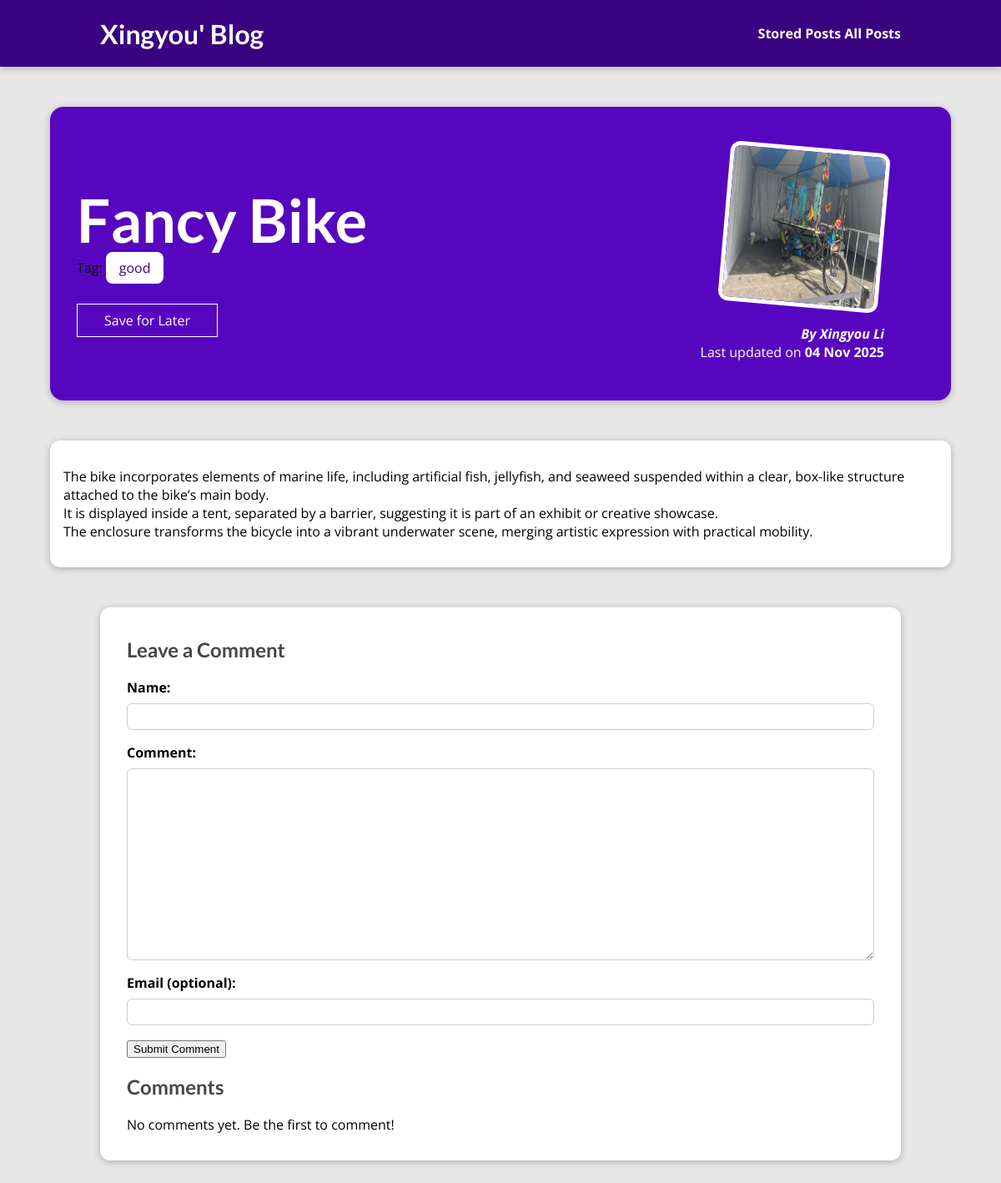
/posts/fancy-bike/, run on the app's committed database.
### blog/models.py (models this page shows, shortened)
class Post(models.Model):
    title = models.CharField(max_length=200)
    excerpt = models.CharField(max_length=500)
    image = models.ImageField(upload_to='posts/', null=True)
    date = models.DateField(auto_now=True)
    slug = models.SlugField(unique=True, db_index=True)
    content = models.TextField(validators=[MinLengthValidator(10)])
    author = models.ForeignKey(Author, on_delete=models.SET_NULL, null=True, related_name='posts' )
    tag = models.ManyToManyField(Tag)

class Tag(models.Model):
    caption = models.CharField(max_length=20, unique=True)

class Author(models.Model):
    first_name = models.CharField(max_length=50)
    last_name = models.CharField(max_length=50)
    email = models.EmailField()
    def __str__(self):
        return f"{self.first_name} {self.last_name}"

### blog/views.py (the view)
# urls.py: path('posts/<slug:slug>/', views.PostDetailView.as_view(), name='post-detail-page'),
class PostDetailView(DetailView):
    template_name = "blog/post-detail.html"
    model = Post
    def is_stored_post(self, request, post_id):
        stored_posts = request.session.get("stored_posts")
        if stored_posts is not None:
            return post_id in stored_posts
        return False
    def get_context_data(self, **kwargs):
        context = super().get_context_data(**kwargs)
        context["post"] = self.object
        context["tags"] = self.object.tag.all()
        context["comment_form"] = CommentForm()
        context["saved_for_later"] = self.is_stored_post(self.request, self.object.id)
        return context
    def post(self, request, *args, **kwargs):
        self.object = self.get_object()
        form = CommentForm(request.POST)
        if form.is_valid():
            comment = form.save(commit=False)
            comment.post = self.object
            comment.save()
            return redirect("post-detail-page", slug=self.object.slug)
        context = self.get_context_data(object=self.object)
        context["comment_form"] = form
        context["saved_for_later"] = self.is_stored_post(self.request, self.object.id)
        return self.render_to_response(context)

### blog/form.py
class CommentForm(forms.ModelForm):
    class Meta:
        model = Comment
        exclude = ('post', 'created_at',)
        labels = {
            'author_name': 'Name',
            'email': 'Email (optional)',
            'text': 'Comment',
        }

### blog/templates/blog/post-detail.html (shortened to what this page needs)
{% extends "base.html" %}
{% load static %}
{% block css_files %}
<link rel="stylesheet" href="{% static "blog/post-detail.css" %}" />
{% endblock %}
{% block content %}
<section id="summary">
  <h2>{{ post.title }}</h2>
  <div>Tag:
    {% for tag in tags%}
      <span class = "tag">{{ tag.caption }}</span>
    {% endfor %}
  </div>
  <div id="read-later">
    <form action="{% url 'read-later-page' %}" method="post">
    <button>
        {% if saved_for_later %}
          Remove from Read Later
        {% else %}
          Save for Later
        {% endif %}
    </button>
    </form>
  </div>
  <article>
    <img src="{{post.image.url}}" alt="{{ post.title }}" />
    <address>By <a href = "mailto:{{post.author.email}}">{{ post.author }}</a></address>
    <div>Last updated on <time>{{ post.date|date:"d M Y" }}</time></div>
  </article>
</section>
<main>
  {{ post.content|linebreaks }}
</main>
<section id="comments">
  <h2>Leave a Comment</h2>
  <form action="{% url "post-detail-page" post.slug %}" method="post">
    {% for form_field in comment_form%}
      <div class="form-control">
        {{ form_field.label_tag }}
        {{ form_field }}
      </div>
    {%endfor%}
    <button type="submit">Submit Comment</button>
  </form>
  <h2>Comments</h2>
  {% if post.comments.all %}
    <ul>
      {% for comment in post.comments.all %}
        <li>
          <p>By <a href = "mailto:{{comment.email}}">{{ comment.author_name }} </a> on <time>{{ comment.created_at|date:"d M Y H:i" }}</time></p>
          <p>{{ comment.text|linebreaks }}</p>
        </li>
      {% endfor %}
    </ul>
  {% else %}
    <p>No comments yet. Be the first to comment!</p>
  {% endif %}
</section>
{% endblock %}

### static/app.css (style rules this page uses)
* { box-sizing: border-box; }
html { font-family: 'Open Sans', 'Lato', sans-serif; }
body { margin: 0; }
h1, h2, h3 { font-family: 'Lato', sans-serif; font-weight: bold; }

### blog/static/blog/post-detail.css (style rules this page uses)
body { background-color: #e7e7e7; }
#summary { margin: 8rem auto 3rem auto; padding: 2rem; width: 90%; max-width: 90rem; border-radius: 16px; background-color: #5706c0; position: relative; box-shadow: 0 2px 8px rgba(0, 0, 0, 0.25); height: 22rem; }
#summary h2 { color: white; font-size: 4.5rem; margin-bottom: 0.25rem; }
#summary article { position: absolute; top: 2rem; right: 3rem; padding: 1rem 2rem; border-radius: 12px; text-align: right; color: white; }
#summary article img { width: 12rem; height: 12rem; border-radius: 12px; transform: rotateZ(5deg); border: 5px solid white; margin-bottom: 1rem; }
#summary address { font-weight: bold; }
#summary a { color: white; text-decoration: none; }
#summary time { font-weight: bold; }
#read-later { margin: 2rem 0; }
#read-later button { background-color: transparent; border: 1px solid white; padding: 0.5rem 2rem; font: inherit; color: white; cursor: pointer; }
main { width: 90%; max-width: 90rem; margin: 3rem auto; background-color: white; padding: 1rem; border-radius: 12px; box-shadow: 0 2px 8px rgba(0, 0, 0, 0.25); }
.tag { background-color: white; color: #390281; padding: 0.5rem 1rem; border-radius: 8px; }
.form-control { margin-bottom: 1rem; }
.form-control label { font-weight: bold; margin-bottom: 0.5rem; display: block; }
.form-control input, .form-control textarea { display: block; width: 100%; font: inherit; padding: 0.25rem; border-radius: 6px; border: 1px solid #ccc; }
#comments { margin: 3rem auto; width: 90%; max-width: 60rem; border-radius: 12px; background-color: white; box-shadow: 0 2px 8px rgba(0, 0, 0, 0.25); padding: 1rem 2rem; }
#comments h2 { color: #464646; }

### data on the page
Post: title "Fancy Bike", image (picture), author "Xingyou Li", date "04 Nov 2025", content "The bike incorporates elements of marine life, including artificial fish, jellyfish, and seaweed suspended within a clear, box-like structure attached to the bike’s main body. It is displayed inside a tent, separated by a barrier, suggesting it is part of an exhibit or creative showcase. The enclosure transforms the bicycle into a vibrant underwater scene, merging artistic expression with practical mobility."
Tag: caption "good"
